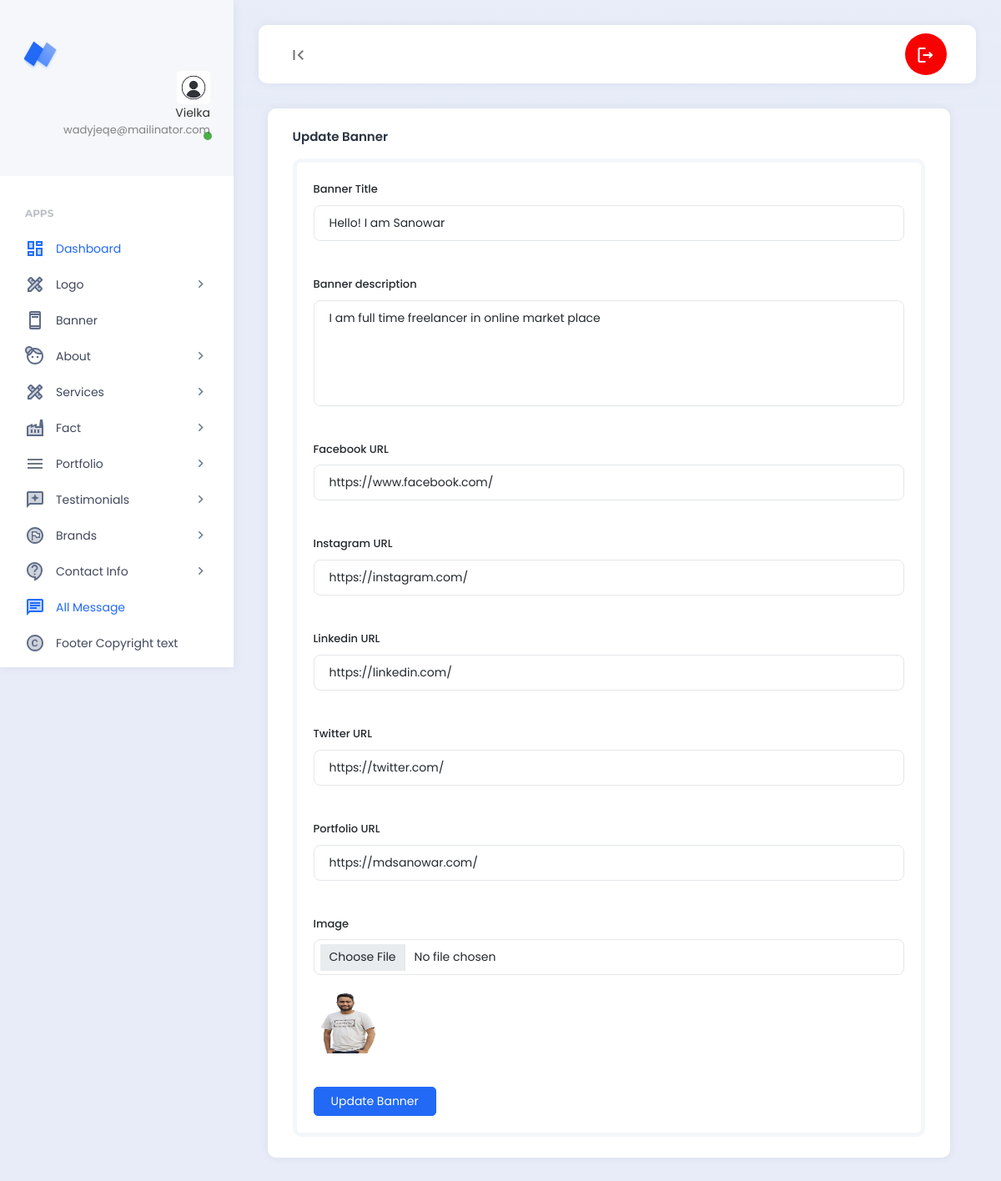
Page /backend/edit_banner.php?id=3 (signed in) on the committed database.
### tables this page shows
CREATE TABLE `pro_users` (
  `id` int(11) NOT NULL,
  `name` varchar(55) NOT NULL,
  `email` varchar(55) NOT NULL,
  `password` varchar(100) NOT NULL,
  `profile_photo` varchar(200) NOT NULL DEFAULT 'profile_photo.jpg'
);

CREATE TABLE `pro_banners` (
  `id` int(11) NOT NULL,
  `banner_title` varchar(255) NOT NULL,
  `banner_description` longtext NOT NULL,
  `facebook_url` varchar(100) NOT NULL,
  `instagram_url` varchar(100) NOT NULL,
  `linkedin_url` varchar(100) NOT NULL,
  `twitter_url` varchar(100) NOT NULL,
  `portfolio_url` varchar(100) NOT NULL,
  `banner_image` varchar(100) NOT NULL DEFAULT 'banner_person_image.jpg'
);

### backend/edit_banner.php (the view, shortened to what this page needs)
<?php
require_once('header.php');
require_once('../config/db.php');
$banner_id = $_REQUEST['id'];
$select_banner_data_query = "SELECT * FROM pro_banners WHERE id='$banner_id'";
$banner_query_run = mysqli_query($db_con, $select_banner_data_query);
$banner_final_fetch_assoc = mysqli_fetch_assoc($banner_query_run);
?>
<div class="row">
    <div class="col-md-12">
        <div class="card">
            <div class="card-header">
                <h5 class="card-title">Update Banner</h5>
            </div>
            <div class="card-body">
                <div class="example-container">
                    <form action="update_banner_post.php" method="POST" enctype="multipart/form-data">
                        <div class="example-content">
                            <label class="form-label">Banner Title</label>
                            <input type="text" class="form-control" name="banner_title" value="<?php echo $banner_final_fetch_assoc['banner_title'];?>">
                        </div>
                        <div class="example-content">
                            <label class="form-label">Banner description</label>
                            <textarea name="banner_description" style="resize:none" class="form-control" rows="5"><?php echo $banner_final_fetch_assoc['banner_description'];?></textarea>
                        </div>
                        <div class="example-content">
                            <label class="form-label">Facebook URL</label>
                            <input type="text" class="form-control" name="facebook_url" value="<?php echo $banner_final_fetch_assoc['facebook_url'];?>">
                        </div>
                        <div class="example-content">
                            <label class="form-label">Instagram URL</label>
                            <input type="text" class="form-control" name="instagram_url" value="<?php echo $banner_final_fetch_assoc['instagram_url'];?>">
                        </div>
                        <div class="example-content">
                            <label class="form-label">Linkedin URL</label>
                            <input type="text" class="form-control" name="linkedin_url" value="<?php echo $banner_final_fetch_assoc['linkedin_url'];?>">
                        </div>
                        <div class="example-content">
                            <label class="form-label">Twitter URL</label>
                            <input type="text" class="form-control" name="twitter_url" value="<?php echo $banner_final_fetch_assoc['twitter_url'];?>">
                        </div>
                        <div class="example-content">
                            <label class="form-label">Portfolio URL</label>
                            <input type="text" class="form-control" name="portfolio_url" value="<?php echo $banner_final_fetch_assoc['portfolio_url'];?>">
                        </div>
                        <div class="example-content">
                            <label class="form-label">Image</label>
                            <input type="file" class="form-control" name="banner_image" value="<?php echo 'assets/images/banner_photo/'.$banner_final_fetch_assoc['banner_image']?>">
                            <img class="mt-3" src="<?php echo 'assets/images/banner_photo/'.$banner_final_fetch_assoc['banner_image']?>" alt="" width="80" height="80">
                        </div>
                        <div class="example-content">
                            <button type="submit" class="btn btn-primary" name="update_banner_btn">Update Banner</button>
                        </div>
                    </form>
                </div>
            </div>
        </div>
    </div>
</div>
<?php require_once('footer.php');?>

### backend/header.php (shortened to what this page needs)
<?php
require_once('../config/db.php');
$id = $_SESSION['login_id'];
$select_profile_image_query = "SELECT profile_photo FROM `pro_users` WHERE id=$id";
$query_run = mysqli_query($db_con, $select_profile_image_query);
$select_profile_fetch_assoc = mysqli_fetch_assoc($query_run)['profile_photo'];
?>
<!DOCTYPE html>
<html lang="en">
<head>
    <link rel="stylesheet" href="https://cdnjs.cloudflare.com/ajax/libs/font-awesome/6.4.2/css/all.min.css">
    <link href="assets/plugins/bootstrap/css/bootstrap.min.css" rel="stylesheet">
    <link href="assets/plugins/perfectscroll/perfect-scrollbar.css" rel="stylesheet">
    <link href="assets/plugins/pace/pace.css" rel="stylesheet">
    <link href="assets/plugins/highlight/styles/github-gist.css" rel="stylesheet">
    <link href="assets/plugins/summernote/summernote-lite.min.css" rel="stylesheet">
    <link href="assets/plugins/datatables/datatables.min.css" rel="stylesheet">
    <link href="assets/css/main.min.css" rel="stylesheet">
    <link href="assets/css/custom.css" rel="stylesheet">
</head>
<body>
    <div class="app align-content-stretch d-flex flex-wrap">
        <div class="app-sidebar">
            <div class="logo">
                <a href="http://localhost/project/" target="_blank" class="logo-icon"><span class="logo-text">Neptune</span></a>
                <div class="sidebar-user-switcher user-activity-online">
                    <a href="#">
                        <img src="assets/images/profile_photo/<?= $select_profile_fetch_assoc;?>">
                        <span class="activity-indicator"></span>
                        <span class="user-info-text"><?php if(isset($_SESSION['login_name'])) : echo $_SESSION['login_name']; endif ?><br><span class="user-state-info"><?php if(isset($_SESSION['login_email'])) : echo $_SESSION['login_email']; endif?></span></span>
                    </a>
                </div>
            </div>
            <div class="app-menu">
                <ul class="accordion-menu">
                    <li class="sidebar-title">
                        Apps
                    </li>
                    <li class="active-page">
                        <a href="dashboard.php" class="active"><i class="material-icons-two-tone">dashboard</i>Dashboard</a>
                    </li>
                    <li>
                        <a href=""><i class="material-icons-two-tone">design_services</i>Logo<i class="material-icons has-sub-menu">keyboard_arrow_right</i></a>
                    </li>
                    <li>
                        <a href="manage_banner.php"><i class="material-icons-two-tone">ad_units</i>Banner</a>
                    </li>
                    <li>
                        <a href=""><i class="material-icons-two-tone">face_4</i>About<i class="material-icons has-sub-menu">keyboard_arrow_right</i></a>
                    </li>
                    <li>
                        <a href=""><i class="material-icons-two-tone">design_services</i>Services<i class="material-icons has-sub-menu">keyboard_arrow_right</i></a>
                    </li>
                    <li>
                        <a href=""><i class="material-icons-two-tone">factory</i>Fact<i class="material-icons has-sub-menu">keyboard_arrow_right</i></a>
                    </li>
                    <li>
                        <a href=""><i class="material-icons-two-tone"> menu </i>Portfolio<i class="material-icons has-sub-menu">keyboard_arrow_right</i></a>
                    </li>
                    <li>
                        <a href=""><i class="material-icons-two-tone">reviews</i>Testimonials<i class="material-icons has-sub-menu">keyboard_arrow_right</i></a>
                    </li>
                    <li>
                        <a href=""><i class="material-icons-two-tone">flag_circle</i>Brands<i class="material-icons has-sub-menu">keyboard_arrow_right</i></a>
                    </li>
                    <li>
                        <a href=""><i class="material-icons-two-tone">contact_support</i>Contact Info<i class="material-icons has-sub-menu">keyboard_arrow_right</i></a>
                    </li>
                    <li class="active-page">
                        <a href="all_message.php" class="active"><i class="material-icons-two-tone">chat</i>All Message</a>
                    </li>
                    <li>
                        <a href="copyright_text.php"><i class="material-icons-two-tone">copyright</i>Footer Copyright text</a>
                    </li>
                </ul>
            </div>
        </div>
        <div class="app-container">
            <div class="app-header">
                <nav class="navbar navbar-light navbar-expand-lg">
                    <div class="container-fluid">
                        <div class="navbar-nav" id="navbarNav">
                            <ul class="navbar-nav">
                                <li class="nav-item">
                                    <a class="nav-link hide-sidebar-toggle-button" href="#"><i class="material-icons">first_page</i></a>
                                </li>
                            </ul>
                        </div>
                        <div class="d-flex">
                            <ul class="navbar-nav">
                                <li class="nav-item hidden-on-mobile">
                                    <a class="nav-link nav-notifications-toggle" id="notificationsDropDown" style="width: 50px; height:50px;border-radius:50%;" href="#" data-bs-toggle="dropdown">
                                        <i class="material-icons-outlined">logout</i>
                                    </a>
                                </li>
                            </ul>
                        </div>
                    </div>
                </nav>
            </div>
            <div class="app-content">
                <div class="content-wrapper">
                    <div class="container">
                        <div class="row">

### rows in the picture
pro_users: profile_photo (picture)
pro_banners: banner_title "Hello! I am Sanowar", banner_description "I am full time freelancer in online market place", facebook_url "https://www.facebook.com/", instagram_url "https://instagram.com/", linkedin_url "https://linkedin.com/", twitter_url "https://twitter.com/", portfolio_url "https://mdsanowar.com/", banner_image (picture)

### other values in the picture
$_SESSION['login_name'] "Vielka"
$_SESSION['login_email'] "wadyjeqe@mailinator.com"
